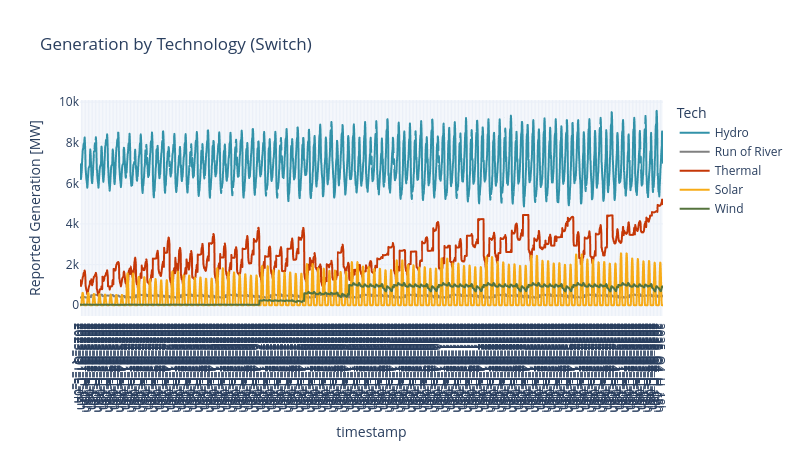

Write notebook code for a chart like this one.
### Markdown cell above
### 3.4.4 Dispatch by Technology Switch

### Code cell
gen_disp = dispatch_sw.copy()
# Add Timepoints
gen_disp = pd.merge(gen_disp, timepoints, on='timestamp', how='inner')
# Sort by timepoints to sort timestamps as well
gen_disp = gen_disp.sort_values(by='timepoints_x')
gen_disp.rename(columns={'timepoints_x': 'timepoints'}, inplace=True)

# Change values on gen_tech to match Switch output
gen_disp['gen_tech'] = gen_disp['gen_tech'].replace(parse_tech)
# Replace prefix 'labor_' by 'L_' and 'holidays_' by 'H_'
gen_disp['timestamp'] = gen_disp['timestamp'].str.replace('labor_', 'L_')
gen_disp['timestamp'] = gen_disp['timestamp'].str.replace('holidays_', 'H_')

gen_disp['Tech'] = gen_disp['gen_tech']

sw.dispatch.plot_line(gen_disp, 'Generation by Technology (Switch)', {'DispatchGen_MW': 'Reported Generation [MW]'})

### Figure 1 — Plotly figure (JSON) as saved in the notebook; plotly's stock layout.template omitted (floating-point values rounded to 4 significant figures; data arrays with more than 128 entries replaced by an {"elided": "..."} marker saying what was removed)
{"data": [{"hovertemplate": "Tech=Hydro<br>timestamp=%{x}<br>Reported Generation [MW]=%{y}<extra></extra>", "legendgroup": "Hydro", "line": {"color": "#3292A9", "dash": "solid"}, "marker": {"symbol": "circle"}, "mode": "lines", "name": "Hydro", "showlegend": true, "type": "scattergl", "x": {"elided": "2496 str values"}, "xaxis": "x", "y": {"elided": "2496 float values"}, "yaxis": "y"}, {"hovertemplate": "Tech=Run of River<br>timestamp=%{x}<br>Reported Generation [MW]=%{y}<extra></extra>", "legendgroup": "Run of River", "line": {"color": "#808080", "dash": "solid"}, "marker": {"symbol": "circle"}, "mode": "lines", "name": "Run of River", "showlegend": true, "type": "scattergl", "x": {"elided": "2496 str values"}, "xaxis": "x", "y": {"elided": "2496 float values"}, "yaxis": "y"}, {"hovertemplate": "Tech=Thermal<br>timestamp=%{x}<br>Reported Generation [MW]=%{y}<extra></extra>", "legendgroup": "Thermal", "line": {"color": "#C53707", "dash": "solid"}, "marker": {"symbol": "circle"}, "mode": "lines", "name": "Thermal", "showlegend": true, "type": "scattergl", "x": {"elided": "2496 str values"}, "xaxis": "x", "y": {"elided": "2496 float values"}, "yaxis": "y"}, {"hovertemplate": "Tech=Solar<br>timestamp=%{x}<br>Reported Generation [MW]=%{y}<extra></extra>", "legendgroup": "Solar", "line": {"color": "#F7AB17", "dash": "solid"}, "marker": {"symbol": "circle"}, "mode": "lines", "name": "Solar", "showlegend": true, "type": "scattergl", "x": {"elided": "2496 str values"}, "xaxis": "x", "y": {"elided": "2496 float values"}, "yaxis": "y"}, {"hovertemplate": "Tech=Wind<br>timestamp=%{x}<br>Reported Generation [MW]=%{y}<extra></extra>", "legendgroup": "Wind", "line": {"color": "#55733D", "dash": "solid"}, "marker": {"symbol": "circle"}, "mode": "lines", "name": "Wind", "showlegend": true, "type": "scattergl", "x": {"elided": "2496 str values"}, "xaxis": "x", "y": {"elided": "2496 float values"}, "yaxis": "y"}], "layout": {"height": 450, "legend": {"title": {"text": "Tech"}, "tracegroupgap": 0}, "title": {"text": "Generation by Technology (Switch)"}, "width": 800, "xaxis": {"anchor": "y", "domain": [0, 1], "dtick": 6, "title": {"text": "timestamp"}}, "yaxis": {"anchor": "x", "domain": [0, 1], "title": {"text": "Reported Generation [MW]"}}}}
